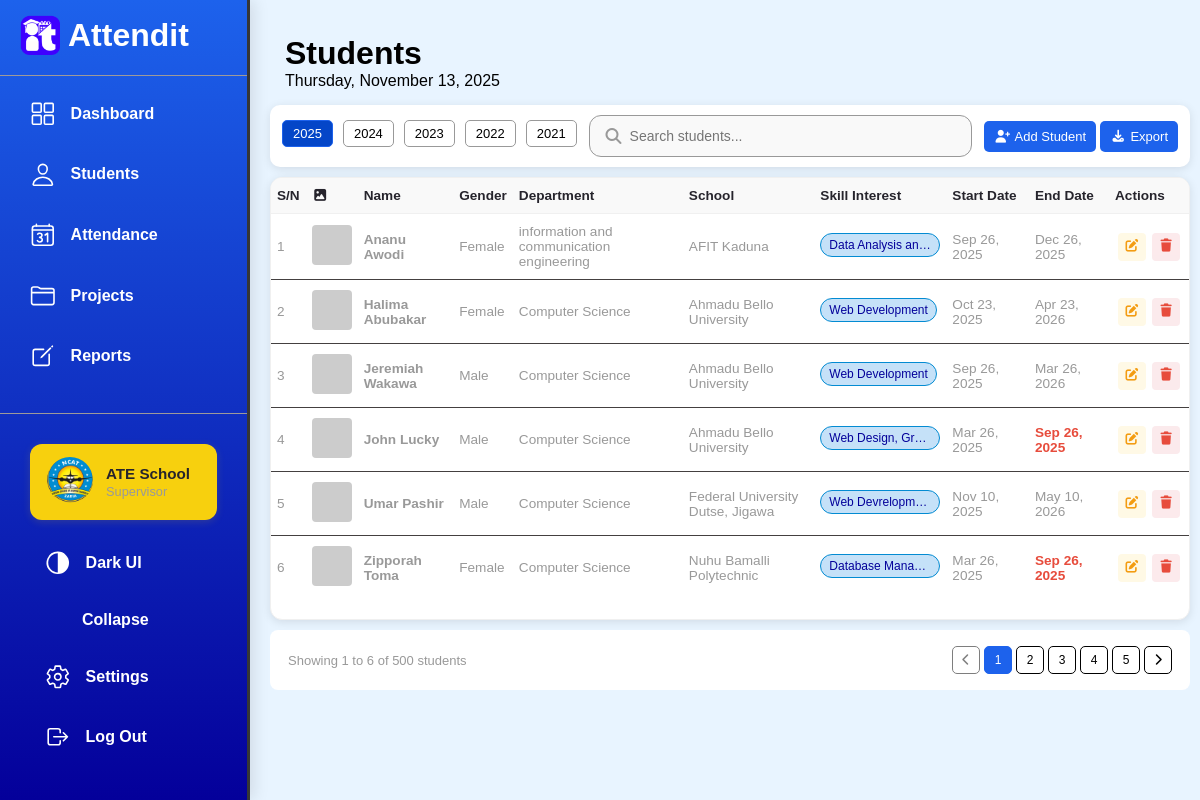
The app's page /index.php?page=students (signed in) with its own data.
### tables this page shows
CREATE TABLE `students` (
  `student_id` int(11) NOT NULL,
  `email` varchar(255) NOT NULL,
  `student_name` varchar(255) NOT NULL,
  `period_of_attachment` varchar(100) DEFAULT NULL,
  `institution_id` int(11) DEFAULT NULL,
  `birthday` date DEFAULT NULL,
  `course_of_study` varchar(255) DEFAULT NULL,
  `skill_of_interest` text DEFAULT NULL,
  `gender` enum('Male','Female','Other') DEFAULT NULL,
  `join_date` date DEFAULT NULL,
  `end_date` date DEFAULT NULL,
  `supervisor` varchar(255) DEFAULT NULL,
  `status` enum('Active','Inactive') DEFAULT 'Active',
  `phone` varchar(20) DEFAULT NULL,
  `photo_url` varchar(500) DEFAULT NULL,
  `created_at` timestamp NOT NULL DEFAULT current_timestamp()
);

CREATE TABLE `institutions` (
  `institution_id` int(11) NOT NULL,
  `institution_name` varchar(255) NOT NULL,
  `institution_logo` varchar(500) DEFAULT NULL,
  `contact_email` varchar(255) DEFAULT NULL,
  `created_at` timestamp NOT NULL DEFAULT current_timestamp()
);

### model/students.php (called while the page is built, shortened)
<?php
class Student {
    private $conn;
    private $table_name = "students";
    public function __construct($db) {
        $this->conn = $db;
    }
    public function read() {
        $query = "SELECT s.*, i.institution_name
                  FROM " . $this->table_name . " s
                  LEFT JOIN institutions i ON s.institution_id = i.institution_id
                  ORDER BY s.student_name";
        $stmt = $this->conn->prepare($query);
        $stmt->execute();
        return $stmt;
    }
}
?>

### pages/students.php (the view, shortened to what this page needs)
<?php
include_once __DIR__ . '/../model/students.php';
$database = new Database();
$db = $database->getConnection();
$student = new Student($db);
$students = $student->read();
?>
<div id="students-page" class="page-content">
    <div class="content">
        <div class="filter-section">
            <div class="filter-actions">
                <div class="year-pagination">
                    <button class="year-btn active">2025</button>
                    <button class="year-btn">2024</button>
                    <button class="year-btn">2023</button>
                    <button class="year-btn">2022</button>
                    <button class="year-btn">2021</button>
                </div>
                <div class="search-box">
                    <input type="text" placeholder="Search students..." class="search-input" id="student-search">
                    <i class="fas fa-search search-icon"></i>
                </div>
                <div class="action-btn">
                    <button class="export-btn" onclick="showAddStudentModal()">
                        <i class="fa-solid fa-user-plus"></i> Add Student
                    </button>
                    <button class="export-btn">
                        <i class="fas fa-download"></i> Export
                    </button>
                </div>
            </div>
        </div>
        <div class="students-table-container">
            <table class="students-table">
                <thead>
                    <tr>
                        <th class="sortable" data-sort="sn">S/N</th>
                        <th class="sortable" data-sort="image">
                            <i class="fas fa-image"></i>
                        </th>
                        <th class="sortable" data-sort="name">Name</th>
                        <th class="sortable" data-sort="gender">Gender</th>
                        <th class="sortable" data-sort="course">Department</th>
                        <th class="sortable" data-sort="school">School</th>
                        <th class="sortable" data-sort="skill">Skill Interest</th>
                        <th class="sortable" data-sort="start">Start Date</th>
                        <th class="sortable" data-sort="end">End Date</th>
                        <th class="actions-header">Actions</th>
                    </tr>
                </thead>
                <tbody>
                    <?php
                    if ($students && $students->rowCount() > 0) {
                        $sn = 1;
                        while($row = $students->fetch(PDO::FETCH_ASSOC)) {
                            $skill_interest = !empty($row['skill_of_interest']) ? $row['skill_of_interest'] : 'Not specified';
                            ?>
                            <tr class="student-row" data-student-id="<?php echo $row['student_id']; ?>">
                                <td><?php echo $sn++; ?></td>
                                <td>
                                    <img src="https://picsum.photos/seed/<?php echo urlencode($row['student_name']); ?>/40/40.jpg"
                                         alt="<?php echo $row['student_name']; ?>"
                                         class="student-photo"
                                         onclick="viewStudentReport(<?php echo $row['student_id']; ?>)">
                                </td>
                                <td class="student-name" onclick="viewStudentReport(<?php echo $row['student_id']; ?>)">
                                    <?php echo $row['student_name']; ?>
                                </td>
                                <td><?php echo $row['gender'] ?? 'N/A'; ?></td>
                                <td><?php echo $row['course_of_study']; ?></td>
                                <td><?php echo $row['institution_name']; ?></td>
                                <td>
                                    <div class="skill-interest">
                                        <span class="skill-text"><?php echo htmlspecialchars($skill_interest); ?></span>
                                    </div>
                                </td>
                                <td><?php echo date('M j, Y', strtotime($row['join_date'])); ?></td>
                                <td>
                                    <div class="end-date <?php echo (strtotime($row['end_date']) < time()) ? 'expired' : ''; ?>">
                                        <?php echo date('M j, Y', strtotime($row['end_date'])); ?>
                                    </div>
                                </td>
                                <td>
                                    <div class="action-buttons side">
                                        <button class="action-btn edit-btn"
                                                onclick="editStudent(<?php echo $row['student_id']; ?>)"
                                                data-tooltip="Edit Student">
                                            <i class="fas fa-edit"></i>
                                        </button>
                                        <button class="action-btn delete-btn"
                                                onclick="deleteStudent(<?php echo $row['student_id']; ?>)"
                                                data-tooltip="Delete Student">
                                            <i class="fas fa-trash"></i>
                                        </button>
                                    </div>
                                </td>
                            </tr>
                            <?php
                        }
                    }
                    ?>
                </tbody>
            </table>
        </div>
        <div class="table-pagination">
            <div class="pagination-info">
                Showing <span class="start-record">1</span> to <span class="end-record">
                <?php
                if ($students && $students->rowCount() > 0) {
                    echo $students->rowCount();
                } else {
                    echo "0";
                }
                ?>
                </span> of <span class="total-records">500</span> students
            </div>
            <div class="pagination-controls">
                <button class="pagination-btn" disabled>
                    <i class="fas fa-chevron-left"></i>
                </button>
                <button class="pagination-btn active">1</button>
                <button class="pagination-btn">2</button>
                <button class="pagination-btn">3</button>
                <button class="pagination-btn">4</button>
                <button class="pagination-btn">5</button>
                <button class="pagination-btn">
                    <i class="fas fa-chevron-right"></i>
                </button>
            </div>
        </div>
    </div>
</div>

### assets/css/home.css (style rules this page uses)
* { font-family: 'Trebuchet MS', 'Lucida Sans Unicode', 'Lucida Grande', 'Lucida Sans', Arial, sans-serif; margin: 0; padding: 0; box-sizing: border-box; }
:root { --primary: #038BD2; --secondary: #F7D00E; --dark: #26242C; --blue: #1d62ec; --blue2: #04009a; --white: #fff; --white2: #ffffffea; --gray: #f9f9f9; --black1: #222; --black2: #999; --hover-color: #f0f0f0; --hover-blue: #0446c8; --active-color: #e0e0e0; --success: #27ae60; --warning: #f39c12; --danger: #e74c3c; --purple: rgb(180, 10, 180); --green: rgb(0, 147, 140); --yellow: rgb(255, 168, 6); --red2: #ed4431cd; --green2: rgba(0, 147, 140, 0.634); --bg-blue: #e8f4ff; --cyan: rgb(55, 210, 210); --light-blue: #c5e1f8; --border-radius: 12px; --transition: all 0.3s ease; }
body { min-height: 100vh; overflow-x: hidden; background: var(--bg-blue); }
.page-content { display: block !important; }

### assets/css/students.css (style rules this page uses)
.filter-section { justify-content: flex-end; padding: 10px 12px; display: flex; margin-bottom: 10px; background: var(--white); border-radius: 10px; box-shadow: 0 2px 10px rgba(0,0,0,0.1); }
.filter-actions { display: flex; align-items: center; gap: 12px; width: 100%; justify-content: space-between; }
.students-table-container { overflow-x: auto; background: var(--white); border-radius: var(--border-radius); border: 1px solid var(--hover-color); box-shadow: 0 2px 10px rgba(0,0,0,0.1); margin-bottom: 10px; }
.students-table { width: 100%; border-collapse: collapse; font-size: 0.85rem; }
.students-table th { background: var(--gray); padding: 12px 8px; text-align: left; font-weight: 600; color: var(--dark); border-bottom: 2px solid var(--hover-color); white-space: nowrap; }
.students-table td { padding: 10px 8px; border-bottom: 1px solid var(--hover-color); color: var(--black2); vertical-align: middle; }
.students-table tr:last-child td { border-bottom: none; }
.skill-interest { max-width: 120px; }
.skill-text { display: inline-block; padding: 4px 8px; background: var(--light-blue); color: var(--blue2); border-radius: 12px; font-size: 0.75rem; font-weight: 500; white-space: nowrap; overflow: hidden; text-overflow: ellipsis; max-width: 100%; border: 1px solid var(--primary); }
.actions-header { width: 80px; text-align: center; }
.action-btn { display: flex; gap: 4px; justify-content: center; }
.action-buttons { display: flex; gap: 4px; justify-content: center; }
.action-buttons .action-btn { width: 28px; height: 28px; border: none; border-radius: 4px; cursor: pointer; display: flex; align-items: center; justify-content: center; font-size: 0.8rem; transition: var(--transition); position: relative; }
.edit-btn { background: rgba(255, 193, 7, 0.1); color: var(--warning); }
.delete-btn { background: rgba(220, 53, 69, 0.1); color: var(--danger); }
.end-date.expired { color: var(--danger); font-weight: 600; }
.student-name { cursor: pointer; color: var(--primary); font-weight: 500; }
.student-photo { cursor: pointer; border-radius: 4px; }
.export-btn { background: var(--blue) !important; color: var(--white); border: none; padding: 8px 10px; border-radius: 5px; cursor: pointer; font-size: small !important; display: flex; align-items: center; gap: 4px; transition: background-color 0.3s; }
.year-pagination { display: flex; gap: 10px; overflow-x: auto; padding-bottom: 5px; }
.year-btn { padding: 5px 10px; background-color: var(--white); border: 1px solid var(--black2); border-radius: 5px; cursor: pointer; transition: all 0.3s; white-space: nowrap; font-size:small; }
.year-btn.active { background-color: var(--hover-blue); color: var(--white); border-color: var(--blue); }
.table-pagination { display: flex; justify-content: space-between; align-items: center; background: var(--white); border-radius: 8px; padding: 8px 10px; }
.pagination-info { font-size: 13px; color: var(--black2); padding: 8px; }
.pagination-controls { display: flex; gap: 4px; padding: 8px; border-radius: 8px; }
.pagination-btn { width: 28px; height: 28px; border-radius: 5px; background: none; color: var(--black); display: flex; align-items: center; justify-content: center; cursor: pointer; transition: var(--transition); font-size: 12px; border: 1px solid; }
.pagination-btn.active { background-color: var(--blue); color: var(--white); border-color: var(--blue); }
.pagination-btn:disabled { opacity: 0.5; cursor: not-allowed; }

### assets/css/settings.css (style rules this page uses)
.action-buttons { display: flex; gap: 10px; flex-wrap: wrap; }

### records on screen
students: student_name "Ananu Awodi", gender "Female", course_of_study "information and communication engineering", institution.institution_name "AFIT Kaduna", skill_of_interest "Data Analysis an…", join_date "Sep 26, 2025", end_date "Dec 26, 2025"
students: student_name "Halima Abubakar", gender "Female", course_of_study "Computer Science", institution.institution_name "Ahmadu Bello University", skill_of_interest "Web Development", join_date "Oct 23, 2025", end_date "Apr 23, 2026"
students: student_name "Jeremiah Wakawa", gender "Male", course_of_study "Computer Science", institution.institution_name "Ahmadu Bello University", skill_of_interest "Web Development", join_date "Sep 26, 2025", end_date "Mar 26, 2026"
students: student_name "John Lucky", gender "Male", course_of_study "Computer Science", institution.institution_name "Ahmadu Bello University", skill_of_interest "Web Design, Gr…", join_date "Mar 26, 2025", end_date "Sep 26, 2025"
students: student_name "Umar Pashir", gender "Male", course_of_study "Computer Science", institution.institution_name "Federal University Dutse, Jigawa", skill_of_interest "Web Devrelopment", join_date "Nov 10, 2025", end_date "May 10, 2026"
students: student_name "Zipporah Toma", gender "Female", course_of_study "Computer Science", institution.institution_name "Nuhu Bamalli Polytechnic", skill_of_interest "Database Mana…", join_date "Mar 26, 2025", end_date "Sep 26, 2025"

### other values on screen
$currentUser['username'] "ATE School"
$currentUser['role'] "Supervisor"
$page "Students"
$students->rowCount() "6"
